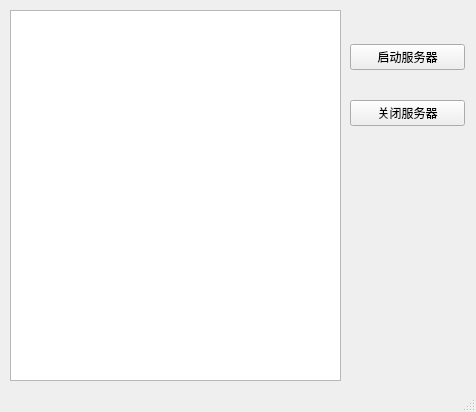
<?xml version="1.0" encoding="UTF-8"?>
<ui version="4.0">
 <class>MainWindow</class>
 <widget class="QMainWindow" name="MainWindow">
  <property name="geometry">
   <rect>
    <x>0</x>
    <y>0</y>
    <width>476</width>
    <height>412</height>
   </rect>
  </property>
  <property name="windowTitle">
   <string>Server</string>
  </property>
  <widget class="QWidget" name="centralwidget">
   <widget class="QWidget" name="widget" native="true">
    <property name="geometry">
     <rect>
      <x>350</x>
      <y>20</y>
      <width>115</width>
      <height>131</height>
     </rect>
    </property>
    <layout class="QVBoxLayout" name="verticalLayout">
     <item>
      <widget class="QPushButton" name="btn">
       <property name="text">
        <string>启动服务器</string>
       </property>
      </widget>
     </item>
     <item>
      <widget class="QPushButton" name="close">
       <property name="text">
        <string>关闭服务器</string>
       </property>
      </widget>
     </item>
    </layout>
   </widget>
   <widget class="QTextBrowser" name="textBrowser">
    <property name="geometry">
     <rect>
      <x>10</x>
      <y>10</y>
      <width>331</width>
      <height>371</height>
     </rect>
    </property>
   </widget>
  </widget>
  <widget class="QMenuBar" name="menubar">
   <property name="geometry">
    <rect>
     <x>0</x>
     <y>0</y>
     <width>476</width>
     <height>25</height>
    </rect>
   </property>
  </widget>
  <widget class="QStatusBar" name="statusbar"/>
 </widget>
 <resources/>
 <connections/>
</ui>
